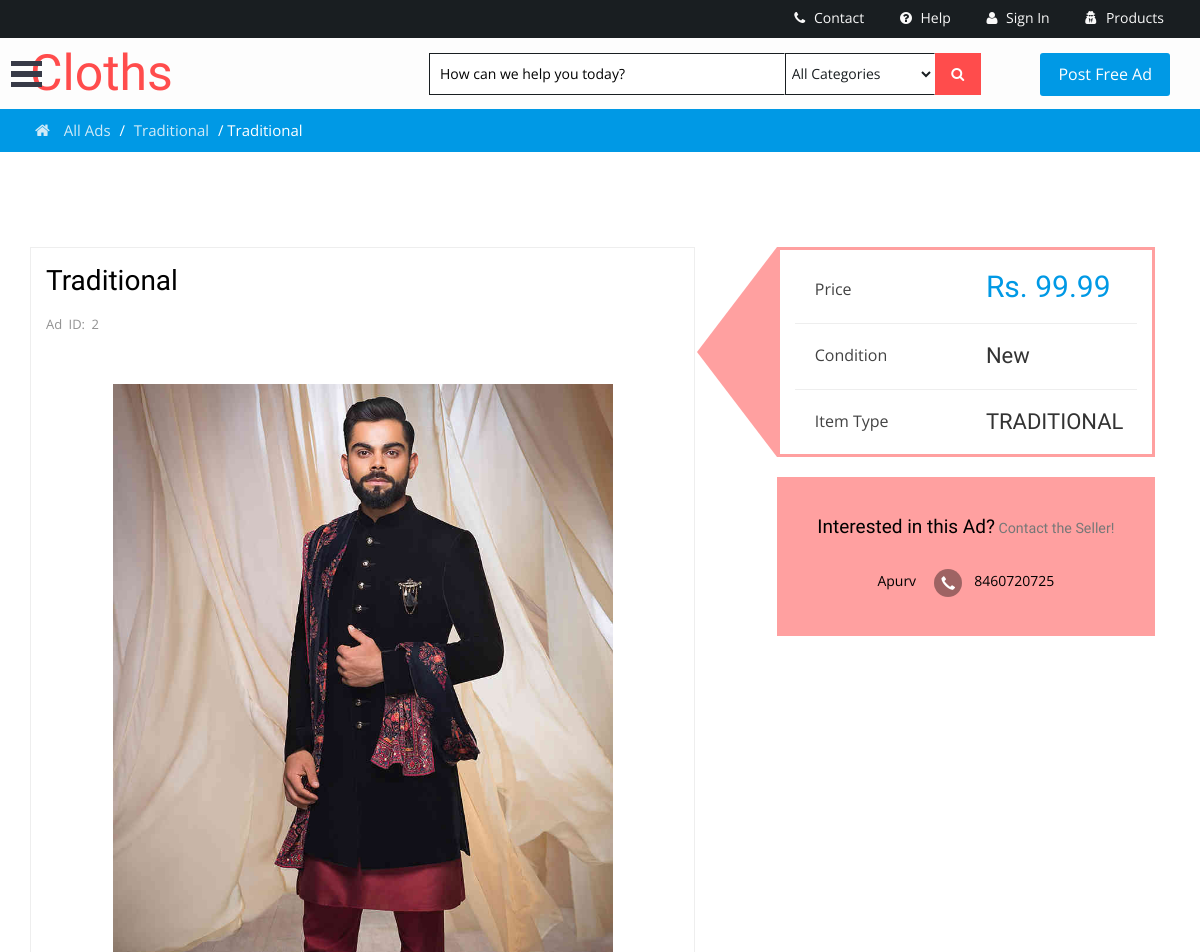
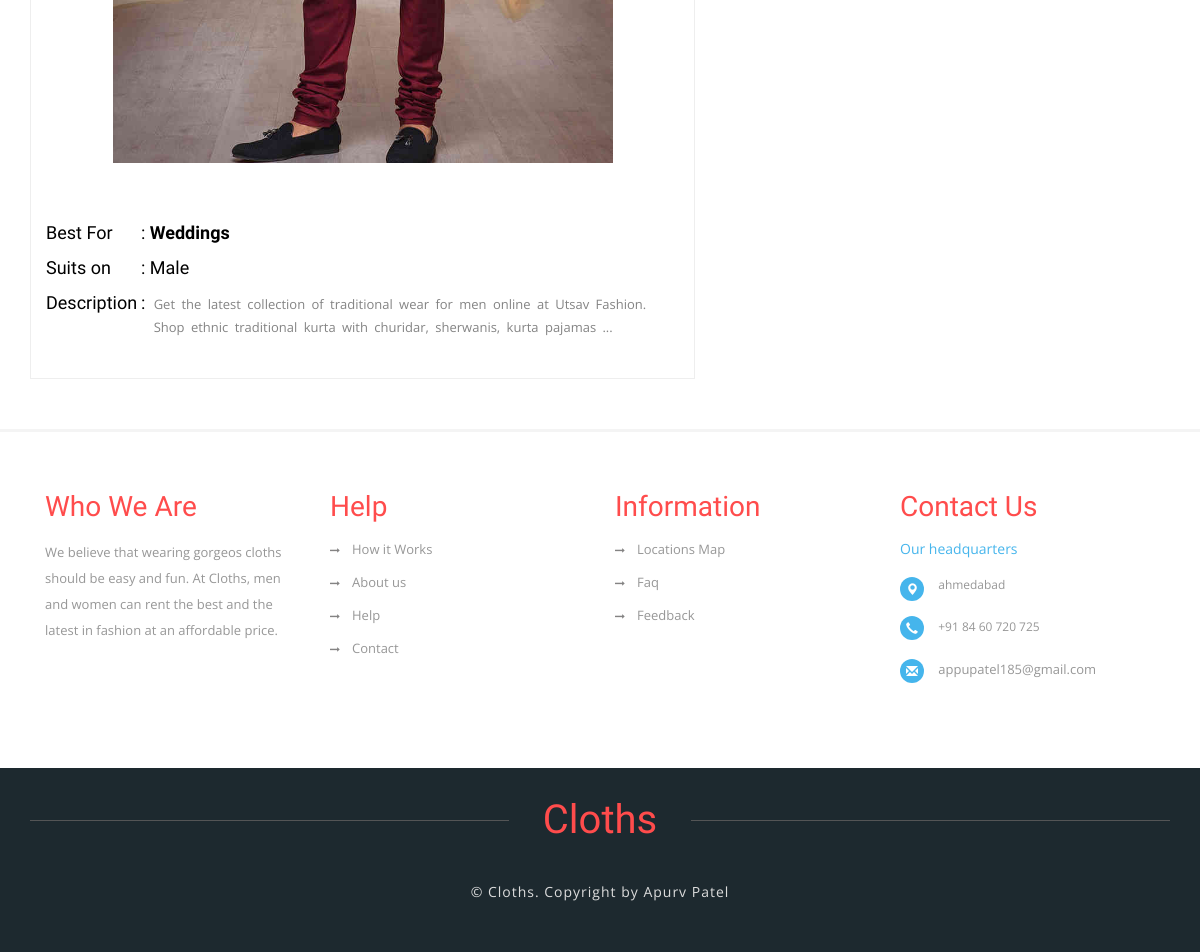
The app's page /Cloths/products/detail/2/ with its own data (2 pictures, top to bottom).
### Products/models.py (models this page shows, shortened)
class Product(models.Model):
    GENDER_CHOICES = (
        ('M', 'Male',),
        ('F', 'Female',),
    )
    CONDITION_CHOICES = (
        ('used', 'Used'),
        ('new', 'New')
    )
    CATEGORY_CHOICES = (
        ('traditional','TRADITIONAL'),
        ('formal', 'Formal'),
        ('casual', 'Casual'),
        ('ethnic', 'Erhnic'),
        ('sports', 'Sports'),
        ('western', 'Western'),
        ('t-shirts', 'T-shirts'),
        ('denim', 'Denim'),
        ('kids', 'Kids'),
        ('winter-wears', 'Winter-wears'),
        ('jumpsuits', 'Jumpsuits'),
    )
    OCCASION_CHOICES = (
        ('weddings', 'Weddings'),
        ('sangeet', 'Sangeet'),
        ('party', 'Party'),
        ('everyday', 'Everyday'),
        ('interview', 'Interview'),
        ('gym', 'Gym'),
        ('outings', 'Outings'),
    )
    user = models.ForeignKey(Profile, on_delete=models.CASCADE, blank=True, null=True)
    title = models.CharField(max_length=100, db_index=True)
    description = models.TextField(blank=True)
    price = models.DecimalField(max_digits=10, decimal_places=2, default='99.99')
    gender = models.CharField(max_length=1, choices=GENDER_CHOICES)
    condition = models.CharField(max_length=4, choices=CONDITION_CHOICES)
    category = models.CharField(max_length=17, choices=CATEGORY_CHOICES)
    occasion = models.CharField(max_length=9, choices=OCCASION_CHOICES)
    featured = models.BooleanField(default=False)
    timestamp = models.DateTimeField(auto_now=True)
    sold = models.BooleanField(default=False)
    image1 = models.ImageField(upload_to=upload_image_path)
    image2 = models.ImageField(upload_to=upload_image_path, null=True, blank=True)
    image3 = models.ImageField(upload_to=upload_image_path, null=True, blank=True)
    image4 = models.ImageField(upload_to=upload_image_path, null=True, blank=True)
    smart1 = ImageSpecField(source='image1', processors=[ResizeToFill(250, 250)], format='JPEG', options={'quality': 99})
    smart2 = ImageSpecField(source='image2', processors=[SmartResize(250, 250)], format = 'JPEG', options={'quality': 99})
    smart3 = ImageSpecField(source='image3', processors=[SmartResize(250, 250)], format = 'JPEG', options={'quality': 99})
    smart4 = ImageSpecField(source='image4', processors=[SmartResize(250, 250)], format = 'JPEG', options={'quality': 99})
    class Meta:
        db_table = 'Product'

### Home/models.py (models this page shows, shortened)
class Profile(models.Model):
    phone_regex = RegexValidator(regex=r'^\+?1?\d{9,15}$' ,message= "Enter valid phone number must be entered in the format: '+9999999999'.")
    GENDER_CHOICES = (
        ('M', 'Male',),
        ('F','Female',),
        ('O','Other',),
    )
    user = models.OneToOneField(User, on_delete=models.CASCADE)
    bio = models.TextField(max_length=500, blank=True)
    location = models.CharField(max_length=30, blank=True)
    tel = models.CharField(validators=[phone_regex], max_length=15, blank= True)
    gender = models.CharField(max_length=1,choices=GENDER_CHOICES,)
    birth_date = models.DateField(null=True, blank = True)
    img = models.ImageField(upload_to=upload_image_path, null=True,blank= True)

### Products/views.py (the view)
# urls.py: url(r'^detail/(?P<pk>\d+)/$', detail, name="detail"),
def detail(request, pk):
    context = {}
    product = get_object_or_404(Product, pk=pk)
    context['object'] = product
    return render(request, "single.html", context)

### templates/single.html (shortened to what this page needs)
{% load static %}
{% include 'common/header.html' %}
	<div class="w3layouts-breadcrumbs text-center">
		<div class="container">
			<span class="agile-breadcrumbs">
			<a href='{% url "home" %}'><i class="fa fa-home home_1"></i></a>
			<a href="all-classifieds.html">All Ads</a> /
			<a href="cars.html">{{ object.category.title }}</a> /
			<span>{{ object.title }}</span></span>
		</div>
	</div>
	<div class="single-page main-grid-border">
		<div class="container">
			<div class="product-desc">
				<div class="col-md-7 product-view">
                    <h2>{{ object.title }}</h2>
					<p> Ad ID: {{ object.id }}</p>
					<div class="flexslider">
						<ul class="slides">
							<li data-thumb="{{ object.smart1.url }}">
								<img src="{{ object.smart1.url }}" />
							</li>
						</ul>
					</div>
					<div class="product-details">
						<h4><span class="w3layouts-agileinfo">Best For </span> : <strong>{{ object.get_occasion_display }}</strong></h4>
						<h4><span class="w3layouts-agileinfo">Suits on </span> : {{ object.get_gender_display }}</h4>
						<h4><span class="w3layouts-agileinfo">Description </span> :<p>{{ object.description }}</p><div class="clearfix"></div></h4>
					</div>
				</div>
				<div class="col-md-5 product-details-grid">
					<div class="item-price">
						<div class="product-price">
							<p class="p-price">Price</p>
							<h3 class="rate">Rs. {{ object.price }}</h3>
							<div class="clearfix"></div>
						</div>
						<div class="condition">
							<p class="p-price">Condition</p>
							<h4>{{ object.get_condition_display }}</h4>
							<div class="clearfix"></div>
						</div>
						<div class="itemtype">
							<p class="p-price">Item Type</p>
							<h4>{{ object.get_category_display }}</h4>
							<div class="clearfix"></div>
						</div>
					</div>
					<div class="interested text-center">
						<h4>Interested in this Ad?<small> Contact the Seller!</small></h4>
						<p>{{ object.user.user }}&nbsp;&nbsp;&nbsp;&nbsp;&nbsp<i class="glyphicon glyphicon-earphone"></i>{{ object.user.tel }}</p>
					</div>
				</div>
			</div>
		</div>
	</div>
{% include 'common/footer.html' %}

### static/static/css/flexslider.css (style rules this page uses)
.slides, .slides > li, .flex-control-nav, .flex-direction-nav { margin: 0; padding: 0; list-style: none; }
.flexslider { margin: 0; padding: 0; }
.flexslider .slides > li { display: none; -webkit-backface-visibility: hidden; }
.flexslider .slides img { width: 100%; display: block; }
.flexslider .slides:after { content: "\0020"; display: block; clear: both; visibility: hidden; line-height: 0; height: 0; }
.flexslider { margin: 0 0 20px; background: #ffffff; border: 4px solid #ffffff; position: relative; zoom: 1; -webkit-border-radius: 4px; -moz-border-radius: 4px; border-radius: 4px; -webkit-box-shadow: '' 0 1px 4px rgba(0, 0, 0, 0.2); -moz-box-shadow: '' 0 1px 4px rgba(0, 0, 0, 0.2); -o-box-shadow: '' 0 1px 4px rgba(0, 0, 0, 0.2); box-shadow: '' 0 1px 4px rgba(0, 0, 0, 0.2); }
.flexslider .slides { zoom: 1; }
.flexslider .slides img { height: auto; width: 80%; margin: 5% auto 2%; }

### static/static/css/easy-responsive-tabs.css (style rules this page uses)
ul.resp-tabs-list, p { margin: 0px; padding: 0px; }

### records on screen
Product: category "Traditional", title "Traditional", id "2", smart1 (picture), occasion "Weddings", gender "Male", description "Get the latest collection of traditional wear for men online at Utsav Fashion. Shop ethnic traditional kurta with churidar, sherwanis, kurta pajamas ...", price "99.99", condition "New", category "TRADITIONAL", user.user "Apurv", user.tel "8460720725"
